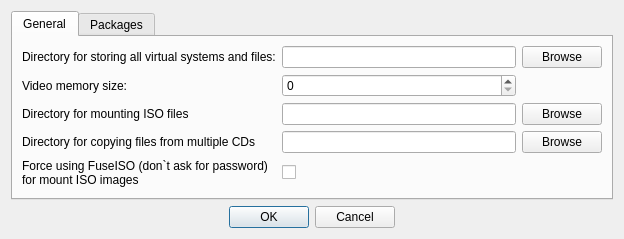
<?xml version="1.0" encoding="UTF-8"?>
<ui version="4.0">
 <class>SettingsDialog</class>
 <widget class="QDialog" name="SettingsDialog">
  <property name="geometry">
   <rect>
    <x>0</x>
    <y>0</y>
    <width>624</width>
    <height>239</height>
   </rect>
  </property>
  <property name="windowTitle">
   <string>Settings</string>
  </property>
  <layout class="QVBoxLayout" name="verticalLayout_2">
   <item>
    <widget class="QTabWidget" name="tabWidget">
     <property name="currentIndex">
      <number>0</number>
     </property>
     <widget class="QWidget" name="tab_2">
      <attribute name="title">
       <string>General</string>
      </attribute>
      <layout class="QGridLayout" name="gridLayout_3">
       <item row="0" column="0">
        <widget class="QLabel" name="label_2">
         <property name="text">
          <string>Directory for storing all virtual systems and files:</string>
         </property>
        </widget>
       </item>
       <item row="0" column="1">
        <widget class="QLineEdit" name="txtWineDir"/>
       </item>
       <item row="0" column="2">
        <widget class="QPushButton" name="cmdBrowseWine">
         <property name="text">
          <string>Browse</string>
         </property>
        </widget>
       </item>
       <item row="1" column="0">
        <widget class="QLabel" name="label_3">
         <property name="text">
          <string>Video memory size:</string>
         </property>
        </widget>
       </item>
       <item row="1" column="1">
        <widget class="QSpinBox" name="sbMemory"/>
       </item>
       <item row="2" column="0">
        <widget class="QLabel" name="label_4">
         <property name="text">
          <string>Directory for mounting ISO files</string>
         </property>
        </widget>
       </item>
       <item row="2" column="1">
        <widget class="QLineEdit" name="txtMount"/>
       </item>
       <item row="2" column="2">
        <widget class="QPushButton" name="cmdBrowseMount">
         <property name="text">
          <string>Browse</string>
         </property>
        </widget>
       </item>
       <item row="3" column="0">
        <widget class="QLabel" name="label_6">
         <property name="text">
          <string>Directory for copying files from multiple CDs</string>
         </property>
        </widget>
       </item>
       <item row="3" column="1">
        <widget class="QLineEdit" name="txtDisc"/>
       </item>
       <item row="3" column="2">
        <widget class="QPushButton" name="cmdBrowseDisc">
         <property name="text">
          <string>Browse</string>
         </property>
        </widget>
       </item>
       <item row="4" column="0">
        <widget class="QLabel" name="lblFuse">
         <property name="text">
          <string>Force using FuseISO (don`t ask for password)
for mount ISO images</string>
         </property>
        </widget>
       </item>
       <item row="4" column="1">
        <widget class="QCheckBox" name="cbForceFuse">
         <property name="text">
          <string/>
         </property>
        </widget>
       </item>
      </layout>
     </widget>
     <widget class="QWidget" name="tab">
      <attribute name="title">
       <string>Packages</string>
      </attribute>
      <layout class="QGridLayout" name="gridLayout_2">
       <item row="0" column="0">
        <widget class="QLabel" name="label_5">
         <property name="text">
          <string>Sync updates automatically</string>
         </property>
        </widget>
       </item>
       <item row="0" column="1">
        <widget class="QCheckBox" name="cbUpdates">
         <property name="text">
          <string/>
         </property>
        </widget>
       </item>
      </layout>
     </widget>
    </widget>
   </item>
   <item>
    <widget class="QDialogButtonBox" name="buttonBox">
     <property name="orientation">
      <enum>Qt::Horizontal</enum>
     </property>
     <property name="standardButtons">
      <set>QDialogButtonBox::Cancel|QDialogButtonBox::Ok</set>
     </property>
     <property name="centerButtons">
      <bool>true</bool>
     </property>
    </widget>
   </item>
  </layout>
 </widget>
 <tabstops>
  <tabstop>buttonBox</tabstop>
 </tabstops>
 <resources/>
 <connections>
  <connection>
   <sender>buttonBox</sender>
   <signal>accepted()</signal>
   <receiver>SettingsDialog</receiver>
   <slot>accept()</slot>
   <hints>
    <hint type="sourcelabel">
     <x>256</x>
     <y>234</y>
    </hint>
    <hint type="destinationlabel">
     <x>157</x>
     <y>238</y>
    </hint>
   </hints>
  </connection>
  <connection>
   <sender>buttonBox</sender>
   <signal>rejected()</signal>
   <receiver>SettingsDialog</receiver>
   <slot>reject()</slot>
   <hints>
    <hint type="sourcelabel">
     <x>324</x>
     <y>234</y>
    </hint>
    <hint type="destinationlabel">
     <x>286</x>
     <y>238</y>
    </hint>
   </hints>
  </connection>
 </connections>
</ui>
